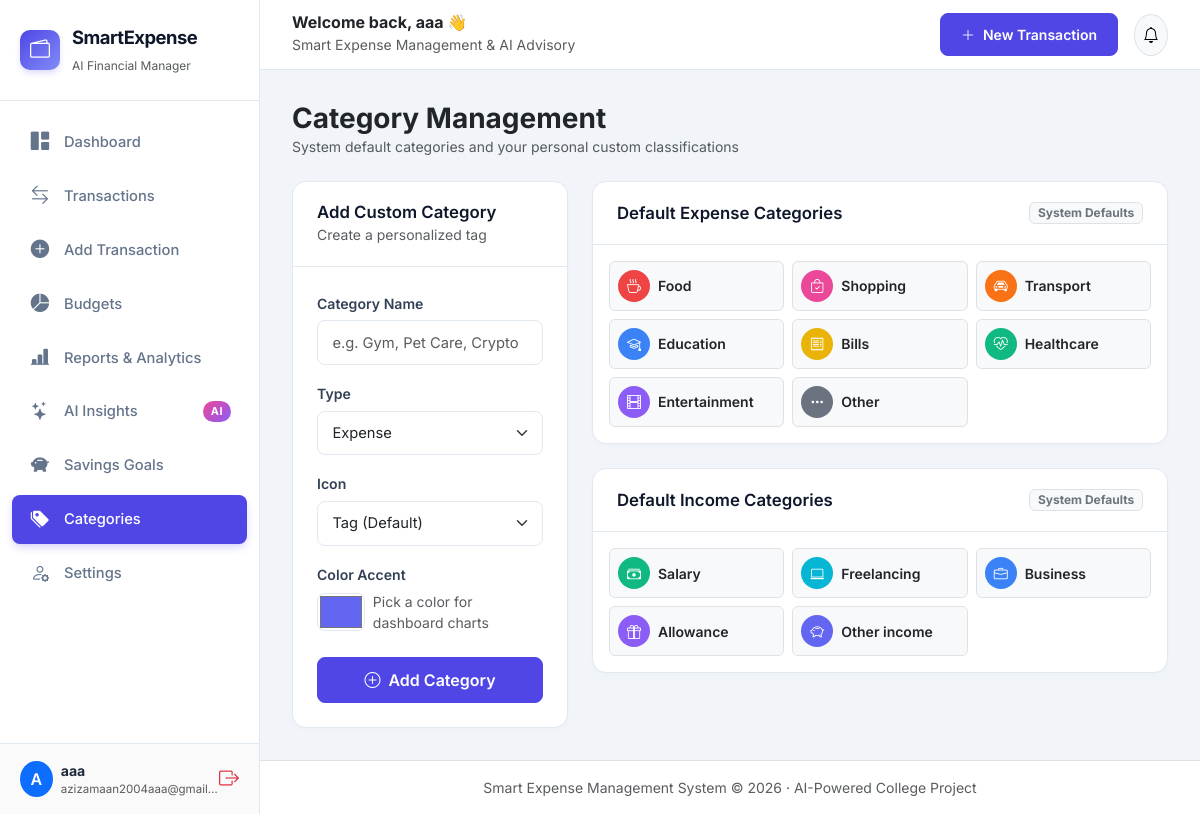
Page /categories (signed in) on the committed database.
### models/user.py (models this page shows, shortened)
class User(UserMixin, db.Model):
    __tablename__ = 'users'
    id = db.Column(db.Integer, primary_key=True)
    name = db.Column(db.String(100), nullable=False)
    email = db.Column(db.String(120), unique=True, nullable=False, index=True)
    password_hash = db.Column(db.String(255), nullable=False)
    created_at = db.Column(db.DateTime, default=datetime.utcnow)
    transactions = db.relationship('Transaction', backref='user', lazy=True, cascade='all, delete-orphan')
    budgets = db.relationship('Budget', backref='user', lazy=True, cascade='all, delete-orphan')
    savings_goals = db.relationship('SavingsGoal', backref='user', lazy=True, cascade='all, delete-orphan')
    ai_insights = db.relationship('AIInsight', backref='user', lazy=True, cascade='all, delete-orphan')
    custom_categories = db.relationship('Category', backref='owner', lazy=True, cascade='all, delete-orphan')

### models/category.py (models this page shows, shortened)
class Category(db.Model):
    __tablename__ = 'categories'
    id = db.Column(db.Integer, primary_key=True)
    user_id = db.Column(db.Integer, db.ForeignKey('users.id', ondelete='CASCADE'), nullable=True)
    name = db.Column(db.String(50), nullable=False)
    type = db.Column(db.String(20), nullable=False)  # 'income' or 'expense'
    icon = db.Column(db.String(50), default='bi-tag')
    color = db.Column(db.String(20), default='#6366f1')
    transactions = db.relationship('Transaction', backref='category', lazy=True)
    budgets = db.relationship('Budget', backref='category', lazy=True)
    DEFAULT_EXPENSE_CATEGORIES = [
        {'name': 'Food', 'icon': 'bi-cup-hot', 'color': '#ef4444'},
        {'name': 'Shopping', 'icon': 'bi-bag-check', 'color': '#ec4899'},
        {'name': 'Transport', 'icon': 'bi-car-front', 'color': '#f97316'},
        {'name': 'Education', 'icon': 'bi-mortarboard', 'color': '#3b82f6'},
        {'name': 'Bills', 'icon': 'bi-receipt', 'color': '#eab308'},
        {'name': 'Healthcare', 'icon': 'bi-heart-pulse', 'color': '#10b981'},
        {'name': 'Entertainment', 'icon': 'bi-film', 'color': '#8b5cf6'},
        {'name': 'Other', 'icon': 'bi-three-dots', 'color': '#6b7280'}
    ]
    DEFAULT_INCOME_CATEGORIES = [
        {'name': 'Salary', 'icon': 'bi-cash-stack', 'color': '#10b981'},
        {'name': 'Freelancing', 'icon': 'bi-laptop', 'color': '#06b6d4'},
        {'name': 'Business', 'icon': 'bi-briefcase', 'color': '#3b82f6'},
        {'name': 'Allowance', 'icon': 'bi-gift', 'color': '#8b5cf6'},
        {'name': 'Other income', 'icon': 'bi-piggy-bank', 'color': '#6366f1'}
    ]

### routes/categories.py (the view, shortened to what this page needs)
@categories_bp.route('/categories', methods=['GET', 'POST'])
@login_required
def index():
    form = CategoryForm()
    default_expense = Category.query.filter_by(user_id=None, type='expense').all()
    default_income = Category.query.filter_by(user_id=None, type='income').all()
    custom_categories = Category.query.filter_by(user_id=current_user.id).all()
    return render_template(
        'categories.html',
        form=form,
        default_expense=default_expense,
        default_income=default_income,
        custom_categories=custom_categories
    )

### templates/categories.html (shortened to what this page needs)
{% extends "base.html" %}
{% block content %}
<div class="container-fluid p-0">
  <div class="d-flex flex-wrap align-items-center justify-content-between gap-3 mb-4">
    <div>
      <h3 class="fw-bold text-dark m-0">Category Management</h3>
      <p class="text-muted small m-0">System default categories and your personal custom classifications</p>
    </div>
  </div>
  <div class="row g-4">
    <div class="col-lg-4">
      <div class="card-custom">
        <div class="card-header-custom">
          <div>
            <h5>Add Custom Category</h5>
            <small class="text-muted">Create a personalized tag</small>
          </div>
        </div>
        <div class="card-body-custom">
          <form method="POST" action="{{ url_for('categories.index') }}">
            <div class="mb-3">
              <label class="form-label-custom">Category Name</label>
              {{ form.name(class="form-control form-control-custom", placeholder="e.g. Gym, Pet Care, Crypto") }}
            </div>
            <div class="mb-3">
              <label class="form-label-custom">Type</label>
              {{ form.type(class="form-select form-select-custom") }}
            </div>
            <div class="mb-3">
              <label class="form-label-custom">Icon</label>
              {{ form.icon(class="form-select form-select-custom") }}
            </div>
            <div class="mb-4">
              <label class="form-label-custom">Color Accent</label>
              <div class="d-flex align-items-center gap-2">
                {{ form.color(class="form-control form-control-custom", type="color", style="width: 60px; height: 38px; padding: 2px;") }}
                <small class="text-muted">Pick a color for dashboard charts</small>
              </div>
            </div>
            <button type="submit" class="btn btn-primary-custom w-100">
              <i class="bi bi-plus-circle me-1"></i> Add Category
            </button>
          </form>
        </div>
      </div>
    </div>
    <div class="col-lg-8">
      <div class="card-custom mb-4">
        <div class="card-header-custom">
          <h5>Default Expense Categories</h5>
          <span class="badge bg-light text-secondary border">System Defaults</span>
        </div>
        <div class="card-body-custom p-3">
          <div class="row g-2">
            {% for cat in default_expense %}
            <div class="col-sm-6 col-md-4">
              <div class="p-2 border rounded-2 d-flex align-items-center gap-2 bg-light">
                <span class="p-2 rounded-circle" style="background-color: {{ cat.color }}; color: white; width: 32px; height: 32px; display: flex; align-items: center; justify-content: center;">
                  <i class="bi {{ cat.icon }} small"></i>
                </span>
                <span class="fw-semibold text-dark small">{{ cat.name }}</span>
              </div>
            </div>
            {% endfor %}
          </div>
        </div>
      </div>
      <div class="card-custom">
        <div class="card-header-custom">
          <h5>Default Income Categories</h5>
          <span class="badge bg-light text-secondary border">System Defaults</span>
        </div>
        <div class="card-body-custom p-3">
          <div class="row g-2">
            {% for cat in default_income %}
            <div class="col-sm-6 col-md-4">
              <div class="p-2 border rounded-2 d-flex align-items-center gap-2 bg-light">
                <span class="p-2 rounded-circle" style="background-color: {{ cat.color }}; color: white; width: 32px; height: 32px; display: flex; align-items: center; justify-content: center;">
                  <i class="bi {{ cat.icon }} small"></i>
                </span>
                <span class="fw-semibold text-dark small">{{ cat.name }}</span>
              </div>
            </div>
            {% endfor %}
          </div>
        </div>
      </div>
    </div>
  </div>
</div>
{% endblock %}

### templates/base.html (shortened to what this page needs)
<!DOCTYPE html>
<html lang="en">
<head>
  <link href="https://cdn.jsdelivr.net/npm/bootstrap@5.3.3/dist/css/bootstrap.min.css" rel="stylesheet">
  <link rel="stylesheet" href="https://cdn.jsdelivr.net/npm/bootstrap-icons@1.11.3/font/bootstrap-icons.min.css">
  <link rel="stylesheet" href="{{ url_for('static', filename='css/style.css') }}">
</head>
<body>
  {% if current_user.is_authenticated %}
  <nav id="sidebar">
    <div class="brand">
      <div class="brand-icon">
        <i class="bi bi-wallet2"></i>
      </div>
      <div>
        <div class="brand-text">SmartExpense</div>
        <small class="text-muted" style="font-size: 0.75rem;">AI Financial Manager</small>
      </div>
    </div>
    <ul class="nav-links">
      <li class="nav-item">
        <a href="{{ url_for('dashboard.index') }}" class="nav-link {% if request.endpoint == 'dashboard.index' %}active{% endif %}">
          <i class="bi bi-grid-1x2-fill"></i>
          <span>Dashboard</span>
        </a>
      </li>
      <li class="nav-item">
        <a href="{{ url_for('transactions.index') }}" class="nav-link {% if request.endpoint == 'transactions.index' %}active{% endif %}">
          <i class="bi bi-arrow-left-right"></i>
          <span>Transactions</span>
        </a>
      </li>
      <li class="nav-item">
        <a href="{{ url_for('transactions.add') }}" class="nav-link {% if request.endpoint == 'transactions.add' %}active{% endif %}">
          <i class="bi bi-plus-circle-fill"></i>
          <span>Add Transaction</span>
        </a>
      </li>
      <li class="nav-item">
        <a href="{{ url_for('budgets.index') }}" class="nav-link {% if request.endpoint == 'budgets.index' %}active{% endif %}">
          <i class="bi bi-pie-chart-fill"></i>
          <span>Budgets</span>
        </a>
      </li>
      <li class="nav-item">
        <a href="{{ url_for('reports.index') }}" class="nav-link {% if request.endpoint == 'reports.index' %}active{% endif %}">
          <i class="bi bi-bar-chart-line-fill"></i>
          <span>Reports & Analytics</span>
        </a>
      </li>
      <li class="nav-item">
        <a href="{{ url_for('insights.index') }}" class="nav-link {% if request.endpoint == 'insights.index' %}active{% endif %}">
          <i class="bi bi-stars"></i>
          <span>AI Insights</span>
          <span class="ai-badge">AI</span>
        </a>
      </li>
      <li class="nav-item">
        <a href="{{ url_for('savings.index') }}" class="nav-link {% if request.endpoint == 'savings.index' %}active{% endif %}">
          <i class="bi bi-piggy-bank-fill"></i>
          <span>Savings Goals</span>
        </a>
      </li>
      <li class="nav-item">
        <a href="{{ url_for('categories.index') }}" class="nav-link {% if request.endpoint == 'categories.index' %}active{% endif %}">
          <i class="bi bi-tags-fill"></i>
          <span>Categories</span>
        </a>
      </li>
      <li class="nav-item">
        <a href="{{ url_for('auth.profile') }}" class="nav-link {% if request.endpoint == 'auth.profile' %}active{% endif %}">
          <i class="bi bi-person-gear"></i>
          <span>Settings</span>
        </a>
      </li>
    </ul>
    <div class="user-footer">
      <div class="d-flex align-items-center justify-content-between">
        <div class="d-flex align-items-center gap-2 overflow-hidden">
          <div class="rounded-circle bg-primary text-white d-flex align-items-center justify-content-center" style="width: 36px; height: 36px; font-weight: 600;">
            {{ current_user.name[0] | upper }}
          </div>
          <div class="overflow-hidden">
            <div class="fw-bold text-truncate" style="font-size: 0.88rem;">{{ current_user.name }}</div>
            <div class="text-muted text-truncate" style="font-size: 0.72rem;">{{ current_user.email }}</div>
          </div>
        </div>
        <a href="{{ url_for('auth.logout') }}" class="text-danger" title="Logout">
          <i class="bi bi-box-arrow-right fs-5"></i>
        </a>
      </div>
    </div>
  </nav>
  <div id="main-wrapper">
    <header class="top-navbar">
      <div class="d-flex align-items-center gap-3">
        <div>
          <h6 class="m-0 fw-bold text-dark">Welcome back, {{ current_user.name.split(' ')[0] }} 👋</h6>
          <small class="text-muted">Smart Expense Management & AI Advisory</small>
        </div>
      </div>
      <div class="d-flex align-items-center gap-3">
        <a href="{{ url_for('transactions.add') }}" class="btn btn-primary-custom btn-sm d-flex align-items-center gap-2">
          <i class="bi bi-plus-lg"></i>
          <span class="d-none d-sm-inline">New Transaction</span>
        </a>
        <div class="dropdown">
          <button class="btn btn-light rounded-circle p-2 border" data-bs-toggle="dropdown">
            <i class="bi bi-bell"></i>
          </button>
        </div>
      </div>
    </header>
    <main class="content-body">
      {% block content %}{% endblock %}
    </main>
    <footer class="p-3 text-center text-muted small border-top bg-white">
      <div>Smart Expense Management System &copy; {{ current_year }} &middot; AI-Powered College Project</div>
    </footer>
  </div>
  {% endif %}
</body>
</html>

### rows in the picture
User: name "A", name "aaa", email "azizamaan2004aaa@gmail…"
Category: name "Food"
Category: name "Shopping"
Category: name "Transport"
Category: name "Education"
Category: name "Bills"
Category: name "Healthcare"
Category: name "Entertainment"
Category: name "Other"
Category: name "Salary"
Category: name "Freelancing"
Category: name "Business"
Category: name "Allowance"
Category: name "Other income"

### other values in the picture
{{ current_year }} "2026"
